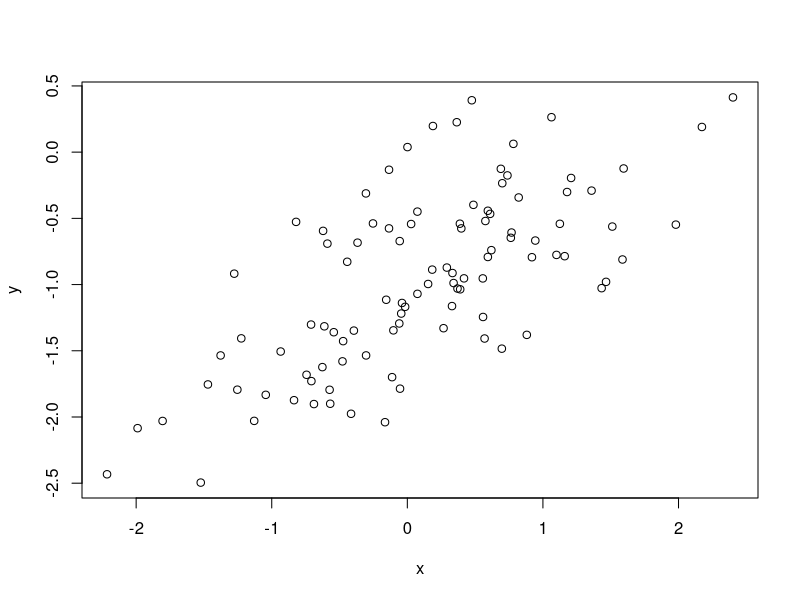
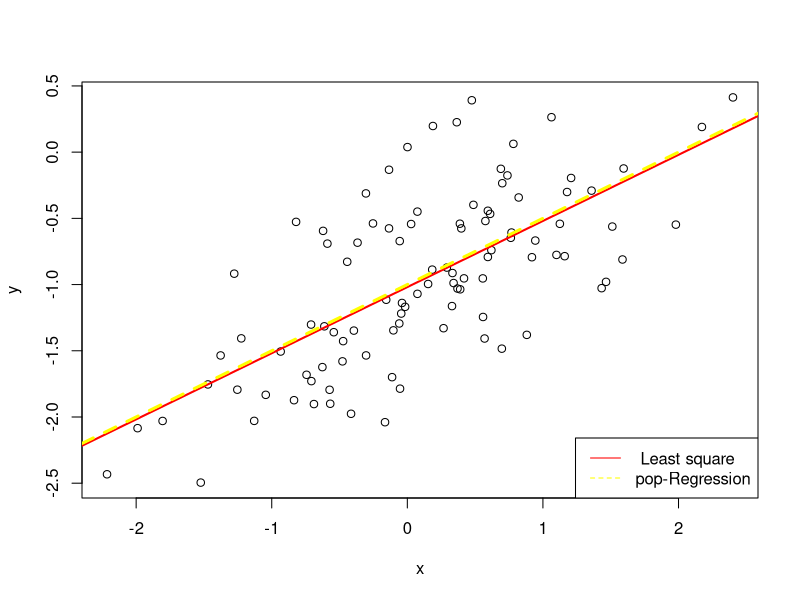
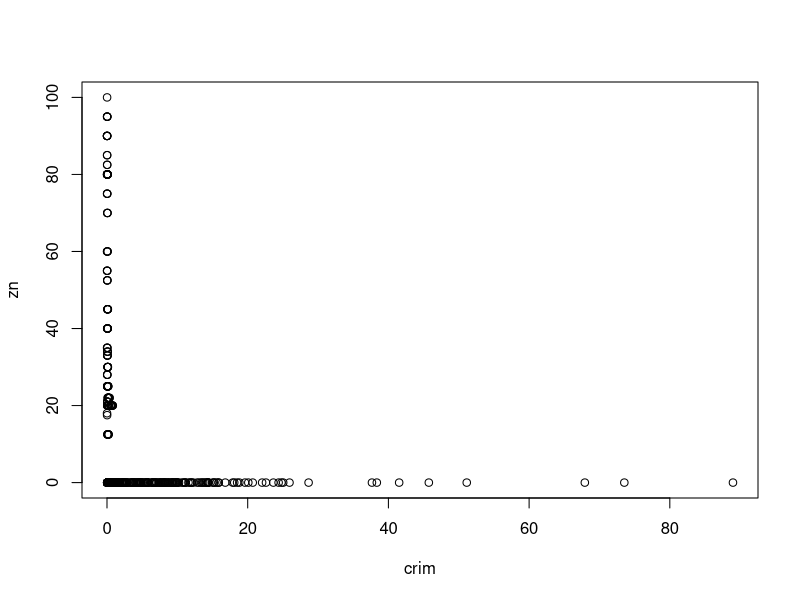
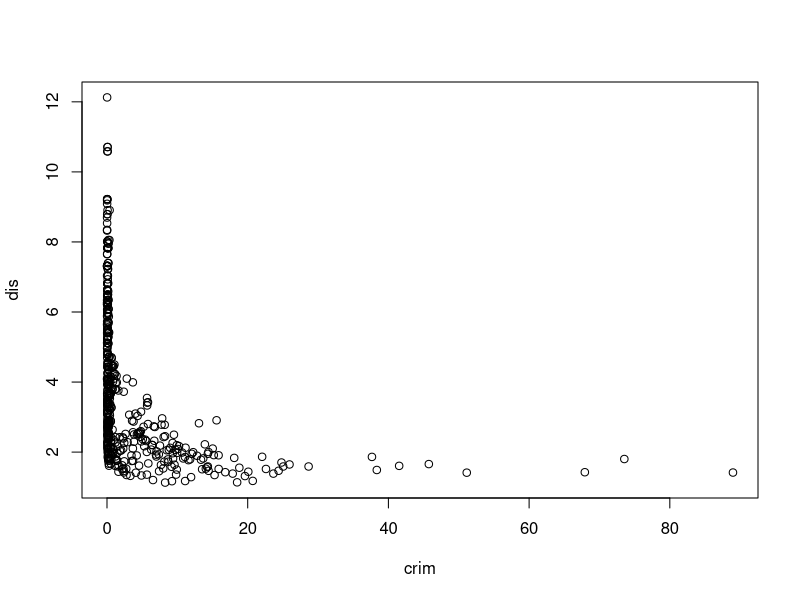
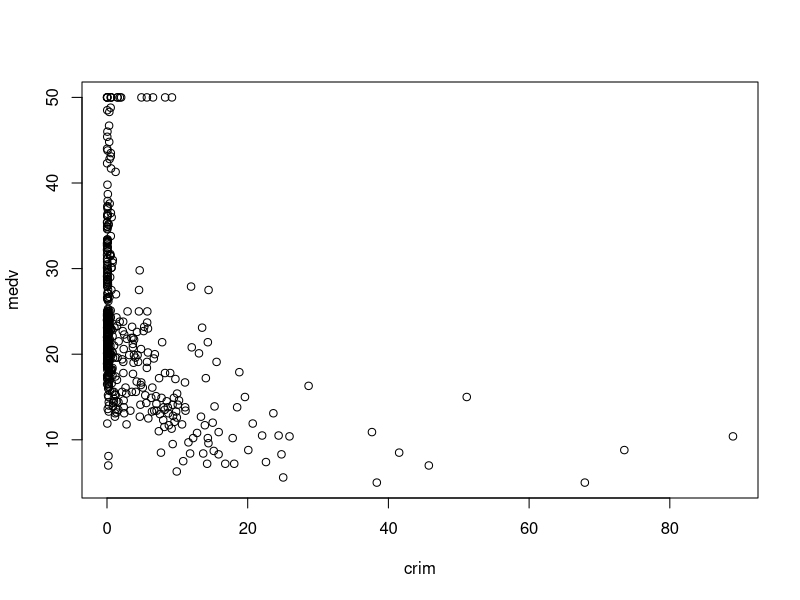

The R script that drew these images, in order:
## ---- chunk 1
set.seed(1)

#a
x=rnorm(100,0,1)

#b
eps=rnorm(100,0,sqrt(0.25))

#c
y=-1+0.5*x+eps
length(y)
#β0=-1 and β1 =0.5


#d
plot(x,y)
# The model shows the linear relation ship


#e
fit=lm(y~x)
summary(fit)
#β^o and β^1 are practically equal to βo and β1. As expected, β^o and β^1 are statistically significant 


#f
plot(x,y)
abline(fit,col="red",lty=1,lwd=2)

abline(-1,0.5,col="yellow",lty=2,lwd=3)

legend("bottomright", c(" Least square", "pop-Regression"), col = c("red", "yellow"), lty = c(1, 2))


## ---- chunk 2
library(MASS)
data("Boston")
attach(Boston)
View(Boston)


## ---- chunk 3
fit_zn=lm(crim~zn)
summary(fit_zn)
## ---- chunk 4
fit_indus=lm(crim~indus)
summary(fit_indus)
## ---- chunk 5
fit_chas=lm(crim~chas)
summary(fit_chas)
## ---- chunk 6
fit_nox=lm(crim~nox)
summary(fit_nox)
## ---- chunk 7
fit_rm=lm(crim~rm)
summary(fit_rm)
## ---- chunk 8
fit_age=lm(crim~age)
summary(fit_age)
## ---- chunk 9
fit_dis=lm(crim~dis)
summary(dis)
## ---- chunk 10
fit_rad=lm(crim~rad)
summary(fit_rad)
## ---- chunk 11
fit_tax=lm(crim~tax)
summary(fit_tax)
## ---- chunk 12
fit_pratio=lm(crim~ptratio)
summary(fit_pratio)
## ---- chunk 13
fit_black=lm(crim~black)
summary(fit_black)
## ---- chunk 14
fit_lstat=lm(crim~lstat)
summary(fit_lstat)
## ---- chunk 15
fit_medv=lm(crim~medv)
summary(fit_medv)

plot(crim,zn)

plot(crim,dis)

plot(crim,medv)
## ---- chunk 16
fit_all=lm(crim~.,data = Boston)

summary(fit_all)

##Based on the Multiple linear Regression , only zn, dis, rad, black, and medv have a significant association with crim (p-value is below 0.05) which means we can reject the null hypothesis
